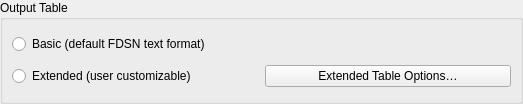
<?xml version="1.0" encoding="UTF-8"?>
<ui version="4.0">
 <class>table_options_widget_base</class>
 <widget class="QWidget" name="table_options_widget_base">
  <property name="geometry">
   <rect>
    <x>0</x>
    <y>0</y>
    <width>523</width>
    <height>104</height>
   </rect>
  </property>
  <property name="windowTitle">
   <string>Form</string>
  </property>
  <layout class="QGridLayout" name="gridLayout">
   <property name="leftMargin">
    <number>0</number>
   </property>
   <property name="topMargin">
    <number>0</number>
   </property>
   <property name="rightMargin">
    <number>0</number>
   </property>
   <property name="bottomMargin">
    <number>0</number>
   </property>
   <item row="3" column="0" colspan="2">
    <widget class="QGroupBox" name="groupBox_4">
     <property name="title">
      <string>Output Table</string>
     </property>
     <layout class="QGridLayout" name="gridLayout_8">
      <item row="1" column="0">
       <widget class="QRadioButton" name="radio_extended_output">
        <property name="text">
         <string>Extended (user customizable)</string>
        </property>
       </widget>
      </item>
      <item row="1" column="1">
       <widget class="QPushButton" name="output_table_options_button">
        <property name="text">
         <string>Extended Table Options…</string>
        </property>
       </widget>
      </item>
      <item row="0" column="0" colspan="2">
       <widget class="QRadioButton" name="radio_basic_output">
        <property name="text">
         <string>Basic (default FDSN text format)</string>
        </property>
       </widget>
      </item>
     </layout>
    </widget>
   </item>
  </layout>
 </widget>
 <resources/>
 <connections/>
</ui>
